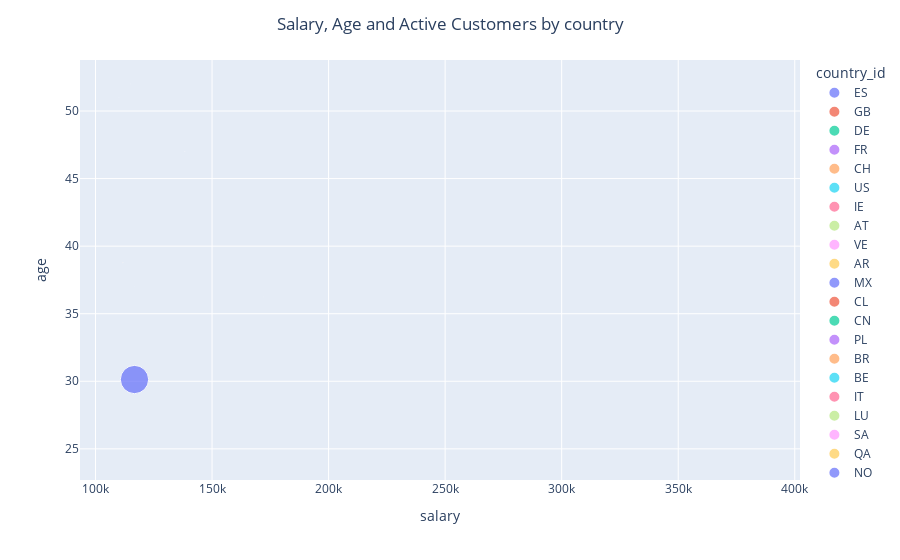

Notebook code cell kept with this figure:
### Code cell
x_y_size = {"salary": "mean", "age": "mean", "active_customer": "sum"}
four_feature_scatterer(df, "country_id", x_y_size, "Salary, Age and Active Customers by country")

## we have zero active customers in other countries (no matter what country ID means in the end)

### Figure 1 — Plotly figure (JSON) as saved in the notebook; plotly's stock layout.template omitted (floating-point values rounded to 4 significant figures)
{"data": [{"hovertemplate": "country_id=ES<br>salary=%{x}<br>age=%{y}<br>active_customer=%{marker.size}<extra></extra>", "legendgroup": "ES", "marker": {"color": "#636efa", "size": [2403857], "sizemode": "area", "sizeref": 6010.0, "symbol": "circle"}, "mode": "markers", "name": "ES", "orientation": "v", "showlegend": true, "type": "scatter", "x": [116700.0], "xaxis": "x", "y": [30.13], "yaxis": "y"}, {"hovertemplate": "country_id=GB<br>salary=%{x}<br>age=%{y}<br>active_customer=%{marker.size}<extra></extra>", "legendgroup": "GB", "marker": {"color": "#EF553B", "size": [359], "sizemode": "area", "sizeref": 6010.0, "symbol": "circle"}, "mode": "markers", "name": "GB", "orientation": "v", "showlegend": true, "type": "scatter", "x": [111800.0], "xaxis": "x", "y": [38.78], "yaxis": "y"}, {"hovertemplate": "country_id=DE<br>salary=%{x}<br>age=%{y}<br>active_customer=%{marker.size}<extra></extra>", "legendgroup": "DE", "marker": {"color": "#00cc96", "size": [188], "sizemode": "area", "sizeref": 6010.0, "symbol": "circle"}, "mode": "markers", "name": "DE", "orientation": "v", "showlegend": true, "type": "scatter", "x": [null], "xaxis": "x", "y": [40.7], "yaxis": "y"}, {"hovertemplate": "country_id=FR<br>salary=%{x}<br>age=%{y}<br>active_customer=%{marker.size}<extra></extra>", "legendgroup": "FR", "marker": {"color": "#ab63fa", "size": [160], "sizemode": "area", "sizeref": 6010.0, "symbol": "circle"}, "mode": "markers", "name": "FR", "orientation": "v", "showlegend": true, "type": "scatter", "x": [null], "xaxis": "x", "y": [39.85], "yaxis": "y"}, {"hovertemplate": "country_id=CH<br>salary=%{x}<br>age=%{y}<br>active_customer=%{marker.size}<extra></extra>", "legendgroup": "CH", "marker": {"color": "#FFA15A", "size": [142], "sizemode": "area", "sizeref": 6010.0, "symbol": "circle"}, "mode": "markers", "name": "CH", "orientation": "v", "showlegend": true, "type": "scatter", "x": [138300.0], "xaxis": "x", "y": [47.01], "yaxis": "y"}, {"hovertemplate": "country_id=US<br>salary=%{x}<br>age=%{y}<br>active_customer=%{marker.size}<extra></extra>", "legendgroup": "US", "marker": {"color": "#19d3f3", "size": [101], "sizemode": "area", "sizeref": 6010.0, "symbol": "circle"}, "mode": "markers", "name": "US", "orientation": "v", "showlegend": true, "type": "scatter", "x": [null], "xaxis": "x", "y": [49.47], "yaxis": "y"}, {"hovertemplate": "country_id=IE<br>salary=%{x}<br>age=%{y}<br>active_customer=%{marker.size}<extra></extra>", "legendgroup": "IE", "marker": {"color": "#FF6692", "size": [51], "sizemode": "area", "sizeref": 6010.0, "symbol": "circle"}, "mode": "markers", "name": "IE", "orientation": "v", "showlegend": true, "type": "scatter", "x": [null], "xaxis": "x", "y": [41.25], "yaxis": "y"}, {"hovertemplate": "country_id=AT<br>salary=%{x}<br>age=%{y}<br>active_customer=%{marker.size}<extra></extra>", "legendgroup": "AT", "marker": {"color": "#B6E880", "size": [51], "sizemode": "area", "sizeref": 6010.0, "symbol": "circle"}, "mode": "markers", "name": "AT", "orientation": "v", "showlegend": true, "type": "scatter", "x": [null], "xaxis": "x", "y": [47.8], "yaxis": "y"}, {"hovertemplate": "country_id=VE<br>salary=%{x}<br>age=%{y}<br>active_customer=%{marker.size}<extra></extra>", "legendgroup": "VE", "marker": {"color": "#FF97FF", "size": [41], "sizemode": "area", "sizeref": 6010.0, "symbol": "circle"}, "mode": "markers", "name": "VE", "orientation": "v", "showlegend": true, "type": "scatter", "x": [null], "xaxis": "x", "y": [37.2], "yaxis": "y"}, {"hovertemplate": "country_id=AR<br>salary=%{x}<br>age=%{y}<br>active_customer=%{marker.size}<extra></extra>", "legendgroup": "AR", "marker": {"color": "#FECB52", "size": [40], "sizemode": "area", "sizeref": 6010.0, "symbol": "circle"}, "mode": "markers", "name": "AR", "orientation": "v", "showlegend": true, "type": "scatter", "x": [null], "xaxis": "x", "y": [35.89], "yaxis": "y"}, {"hovertemplate": "country_id=MX<br>salary=%{x}<br>age=%{y}<br>active_customer=%{marker.size}<extra></extra>", "legendgroup": "MX", "marker": {"color": "#636efa", "size": [36], "sizemode": "area", "sizeref": 6010.0, "symbol": "circle"}, "mode": "markers", "name": "MX", "orientation": "v", "showlegend": true, "type": "scatter", "x": [null], "xaxis": "x", "y": [42.12], "yaxis": "y"}, {"hovertemplate": "country_id=CL<br>salary=%{x}<br>age=%{y}<br>active_customer=%{marker.size}<extra></extra>", "legendgroup": "CL", "marker": {"color": "#EF553B", "size": [30], "sizemode": "area", "sizeref": 6010.0, "symbol": "circle"}, "mode": "markers", "name": "CL", "orientation": "v", "showlegend": true, "type": "scatter", "x": [172200.0], "xaxis": "x", "y": [36.24], "yaxis": "y"}, {"hovertemplate": "country_id=CN<br>salary=%{x}<br>age=%{y}<br>active_customer=%{marker.size}<extra></extra>", "legendgroup": "CN", "marker": {"color": "#00cc96", "size": [27], "sizemode": "area", "sizeref": 6010.0, "symbol": "circle"}, "mode": "markers", "name": "CN", "orientation": "v", "showlegend": true, "type": "scatter", "x": [null], "xaxis": "x", "y": [39.07], "yaxis": "y"}, {"hovertemplate": "country_id=PL<br>salary=%{x}<br>age=%{y}<br>active_customer=%{marker.size}<extra></extra>", "legendgroup": "PL", "marker": {"color": "#ab63fa", "size": [21], "sizemode": "area", "sizeref": 6010.0, "symbol": "circle"}, "mode": "markers", "name": "PL", "orientation": "v", "showlegend": true, "type": "scatter", "x": [null], "xaxis": "x", "y": [34.59], "yaxis": "y"}, {"hovertemplate": "country_id=BR<br>salary=%{x}<br>age=%{y}<br>active_customer=%{marker.size}<extra></extra>", "legendgroup": "BR", "marker": {"color": "#FFA15A", "size": [20], "sizemode": "area", "sizeref": 6010.0, "symbol": "circle"}, "mode": "markers", "name": "BR", "orientation": "v", "showlegend": true, "type": "scatter", "x": [null], "xaxis": "x", "y": [43.37], "yaxis": "y"}, {"hovertemplate": "country_id=BE<br>salary=%{x}<br>age=%{y}<br>active_customer=%{marker.size}<extra></extra>", "legendgroup": "BE", "marker": {"color": "#19d3f3", "size": [20], "sizemode": "area", "sizeref": 6010.0, "symbol": "circle"}, "mode": "markers", "name": "BE", "orientation": "v", "showlegend": true, "type": "scatter", "x": [null], "xaxis": "x", "y": [45.23], "yaxis": "y"}, {"hovertemplate": "country_id=IT<br>salary=%{x}<br>age=%{y}<br>active_customer=%{marker.size}<extra></extra>", "legendgroup": "IT", "marker": {"color": "#FF6692", "size": [19], "sizemode": "area", "sizeref": 6010.0, "symbol": "circle"}, "mode": "markers", "name": "IT", "orientation": "v", "showlegend": true, "type": "scatter", "x": [null], "xaxis": "x", "y": [30.73], "yaxis": "y"}, {"hovertemplate": "country_id=LU<br>salary=%{x}<br>age=%{y}<br>active_customer=%{marker.size}<extra></extra>", "legendgroup": "LU", "marker": {"color": "#B6E880", "size": [17], "sizemode": "area", "sizeref": 6010.0, "symbol": "circle"}, "mode": "markers", "name": "LU", "orientation": "v", "showlegend": true, "type": "scatter", "x": [null], "xaxis": "x", "y": [38.59], "yaxis": "y"}, {"hovertemplate": "country_id=SA<br>salary=%{x}<br>age=%{y}<br>active_customer=%{marker.size}<extra></extra>", "legendgroup": "SA", "marker": {"color": "#FF97FF", "size": [17], "sizemode": "area", "sizeref": 6010.0, "symbol": "circle"}, "mode": "markers", "name": "SA", "orientation": "v", "showlegend": true, "type": "scatter", "x": [null], "xaxis": "x", "y": [44.06], "yaxis": "y"}, {"hovertemplate": "country_id=QA<br>salary=%{x}<br>age=%{y}<br>active_customer=%{marker.size}<extra></extra>", "legendgroup": "QA", "marker": {"color": "#FECB52", "size": [17], "sizemode": "area", "sizeref": 6010.0, "symbol": "circle"}, "mode": "markers", "name": "QA", "orientation": "v", "showlegend": true, "type": "scatter", "x": [null], "xaxis": "x", "y": [30.18], "yaxis": "y"}, {"hovertemplate": "country_id=NO<br>salary=%{x}<br>age=%{y}<br>active_customer=%{marker.size}<extra></extra>", "legendgroup": "NO", "marker": {"color": "#636efa", "size": [17], "sizemode": "area", "sizeref": 6010.0, "symbol": "circle"}, "mode": "markers", "name": "NO", "orientation": "v", "showlegend": true, "type": "scatter", "x": [null], "xaxis": "x", "y": [38.47], "yaxis": "y"}, {"hovertemplate": "country_id=GT<br>salary=%{x}<br>age=%{y}<br>active_customer=%{marker.size}<extra></extra>", "legendgroup": "GT", "marker": {"color": "#EF553B", "size": [17], "sizemode": "area", "sizeref": 6010.0, "symbol": "circle"}, "mode": "markers", "name": "GT", "orientation": "v", "showlegend": true, "type": "scatter", "x": [null], "xaxis": "x", "y": [24.59], "yaxis": "y"}, {"hovertemplate": "country_id=CM<br>salary=%{x}<br>age=%{y}<br>active_customer=%{marker.size}<extra></extra>", "legendgroup": "CM", "marker": {"color": "#00cc96", "size": [17], "sizemode": "area", "sizeref": 6010.0, "symbol": "circle"}, "mode": "markers", "name": "CM", "orientation": "v", "showlegend": true, "type": "scatter", "x": [null], "xaxis": "x", "y": [34.18], "yaxis": "y"}, {"hovertemplate": "country_id=CI<br>salary=%{x}<br>age=%{y}<br>active_customer=%{marker.size}<extra></extra>", "legendgroup": "CI", "marker": {"color": "#ab63fa", "size": [17], "sizemode": "area", "sizeref": 6010.0, "symbol": "circle"}, "mode": "markers", "name": "CI", "orientation": "v", "showlegend": true, "type": "scatter", "x": [null], "xaxis": "x", "y": [51], "yaxis": "y"}, {"hovertemplate": "country_id=DO<br>salary=%{x}<br>age=%{y}<br>active_customer=%{marker.size}<extra></extra>", "legendgroup": "DO", "marker": {"color": "#FFA15A", "size": [17], "sizemode": "area", "sizeref": 6010.0, "symbol": "circle"}, "mode": "markers", "name": "DO", "orientation": "v", "showlegend": true, "type": "scatter", "x": [null], "xaxis": "x", "y": [41.06], "yaxis": "y"}, {"hovertemplate": "country_id=ET<br>salary=%{x}<br>age=%{y}<br>active_customer=%{marker.size}<extra></extra>", "legendgroup": "ET", "marker": {"color": "#19d3f3", "size": [17], "sizemode": "area", "sizeref": 6010.0, "symbol": "circle"}, "mode": "markers", "name": "ET", "orientation": "v", "showlegend": true, "type": "scatter", "x": [null], "xaxis": "x", "y": [48.35], "yaxis": "y"}, {"hovertemplate": "country_id=CA<br>salary=%{x}<br>age=%{y}<br>active_customer=%{marker.size}<extra></extra>", "legendgroup": "CA", "marker": {"color": "#FF6692", "size": [16], "sizemode": "area", "sizeref": 6010.0, "symbol": "circle"}, "mode": "markers", "name": "CA", "orientation": "v", "showlegend": true, "type": "scatter", "x": [110100.0], "xaxis": "x", "y": [51], "yaxis": "y"}, {"hovertemplate": "country_id=RO<br>salary=%{x}<br>age=%{y}<br>active_customer=%{marker.size}<extra></extra>", "legendgroup": "RO", "marker": {"color": "#B6E880", "size": [9], "sizemode": "area", "sizeref": 6010.0, "symbol": "circle"}, "mode": "markers", "name": "RO", "orientation": "v", "showlegend": true, "type": "scatter", "x": [114900.0], "xaxis": "x", "y": [52], "yaxis": "y"}, {"hovertemplate": "country_id=DZ<br>salary=%{x}<br>age=%{y}<br>active_customer=%{marker.size}<extra></extra>", "legendgroup": "DZ", "marker": {"color": "#FF97FF", "size": [6], "sizemode": "area", "sizeref": 6010.0, "symbol": "circle"}, "mode": "markers", "name": "DZ", "orientation": "v", "showlegend": true, "type": "scatter", "x": [385500.0], "xaxis": "x", "y": [39], "yaxis": "y"}, {"hovertemplate": "country_id=PE<br>salary=%{x}<br>age=%{y}<br>active_customer=%{marker.size}<extra></extra>", "legendgroup": "PE", "marker": {"color": "#FECB52", "size": [4], "sizemode": "area", "sizeref": 6010.0, "symbol": "circle"}, "mode": "markers", "name": "PE", "orientation": "v", "showlegend": true, "type": "scatter", "x": [116800.0], "xaxis": "x", "y": [37], "yaxis": "y"}, {"hovertemplate": "country_id=DJ<br>salary=%{x}<br>age=%{y}<br>active_customer=%{marker.size}<extra></extra>", "legendgroup": "DJ", "marker": {"color": "#636efa", "size": [0], "sizemode": "area", "sizeref": 6010.0, "symbol": "circle"}, "mode": "markers", "name": "DJ", "orientation": "v", "showlegend": true, "type": "scatter", "x": [null], "xaxis": "x", "y": [39.09], "yaxis": "y"}, {"hovertemplate": "country_id=SN<br>salary=%{x}<br>age=%{y}<br>active_customer=%{marker.size}<extra></extra>", "legendgroup": "SN", "marker": {"color": "#EF553B", "size": [0], "sizemode": "area", "sizeref": 6010.0, "symbol": "circle"}, "mode": "markers", "name": "SN", "orientation": "v", "showlegend": true, "type": "scatter", "x": [null], "xaxis": "x", "y": [32.29], "yaxis": "y"}, {"hovertemplate": "country_id=SE<br>salary=%{x}<br>age=%{y}<br>active_customer=%{marker.size}<extra></extra>", "legendgroup": "SE", "marker": {"color": "#00cc96", "size": [0], "sizemode": "area", "sizeref": 6010.0, "symbol": "circle"}, "mode": "markers", "name": "SE", "orientation": "v", "showlegend": true, "type": "scatter", "x": [null], "xaxis": "x", "y": [33.77], "yaxis": "y"}, {"hovertemplate": "country_id=RU<br>salary=%{x}<br>age=%{y}<br>active_customer=%{marker.size}<extra></extra>", "legendgroup": "RU", "marker": {"color": "#ab63fa", "size": [0], "sizemode": "area", "sizeref": 6010.0, "symbol": "circle"}, "mode": "markers", "name": "RU", "orientation": "v", "showlegend": true, "type": "scatter", "x": [null], "xaxis": "x", "y": [24.53], "yaxis": "y"}, {"hovertemplate": "country_id=HU<br>salary=%{x}<br>age=%{y}<br>active_customer=%{marker.size}<extra></extra>", "legendgroup": "HU", "marker": {"color": "#FFA15A", "size": [0], "sizemode": "area", "sizeref": 6010.0, "symbol": "circle"}, "mode": "markers", "name": "HU", "orientation": "v", "showlegend": true, "type": "scatter", "x": [null], "xaxis": "x", "y": [40.38], "yaxis": "y"}, {"hovertemplate": "country_id=PT<br>salary=%{x}<br>age=%{y}<br>active_customer=%{marker.size}<extra></extra>", "legendgroup": "PT", "marker": {"color": "#19d3f3", "size": [0], "sizemode": "area", "sizeref": 6010.0, "symbol": "circle"}, "mode": "markers", "name": "PT", "orientation": "v", "showlegend": true, "type": "scatter", "x": [null], "xaxis": "x", "y": [39.91], "yaxis": "y"}, {"hovertemplate": "country_id=GA<br>salary=%{x}<br>age=%{y}<br>active_customer=%{marker.size}<extra></extra>", "legendgroup": "GA", "marker": {"color": "#FF6692", "size": [0], "sizemode": "area", "sizeref": 6010.0, "symbol": "circle"}, "mode": "markers", "name": "GA", "orientation": "v", "showlegend": true, "type": "scatter", "x": [null], "xaxis": "x", "y": [25.41], "yaxis": "y"}, {"hovertemplate": "country_id=MR<br>salary=%{x}<br>age=%{y}<br>active_customer=%{marker.size}<extra></extra>", "legendgroup": "MR", "marker": {"color": "#B6E880", "size": [0], "sizemode": "area", "sizeref": 6010.0, "symbol": "circle"}, "mode": "markers", "name": "MR", "orientation": "v", "showlegend": true, "type": "scatter", "x": [null], "xaxis": "x", "y": [24.47], "yaxis": "y"}, {"hovertemplate": "country_id=MA<br>salary=%{x}<br>age=%{y}<br>active_customer=%{marker.size}<extra></extra>", "legendgroup": "MA", "marker": {"color": "#FF97FF", "size": [0], "sizemode": "area", "sizeref": 6010.0, "symbol": "circle"}, "mode": "markers", "name": "MA", "orientation": "v", "showlegend": true, "type": "scatter", "x": [null], "xaxis": "x", "y": [28.82], "yaxis": "y"}, {"hovertemplate": "country_id=JM<br>salary=%{x}<br>age=%{y}<br>active_customer=%{marker.size}<extra></extra>", "legendgroup": "JM", "marker": {"color": "#FECB52", "size": [0], "sizemode": "area", "sizeref": 6010.0, "symbol": "circle"}, "mode": "markers", "name": "JM", "orientation": "v", "showlegend": true, "type": "scatter", "x": [null], "xaxis": "x", "y": [44.82], "yaxis": "y"}, {"hovertemplate": "country_id=CO<br>salary=%{x}<br>age=%{y}<br>active_customer=%{marker.size}<extra></extra>", "legendgroup": "CO", "marker": {"color": "#636efa", "size": [0], "sizemode": "area", "sizeref": 6010.0, "symbol": "circle"}, "mode": "markers", "name": "CO", "orientation": "v", "showlegend": true, "type": "scatter", "x": [null], "xaxis": "x", "y": [31.24], "yaxis": "y"}], "layout": {"barmode": "overlay", "legend": {"itemsizing": "constant", "title": {"text": "country_id"}, "tracegroupgap": 0}, "margin": {"t": 60}, "title": {"text": "Salary, Age and Active Customers by country", "x": 0.5, "xanchor": "center"}, "xaxis": {"anchor": "y", "domain": [0, 1], "title": {"text": "salary"}}, "yaxis": {"anchor": "x", "domain": [0, 1], "title": {"text": "age"}}}}
